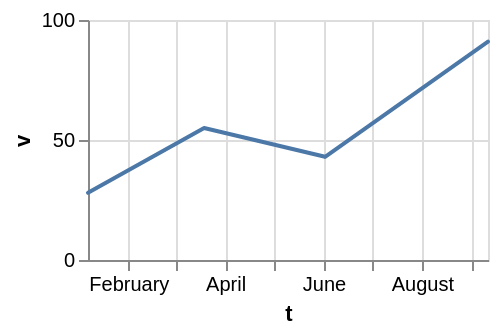

Specify this chart in Vega-Lite:
### Vega-Lite specification from a JSON file in a GitHub repository (floating-point values rounded to 4 significant figures)
{"$schema": "https://vega.github.io/schema/vega-lite/v6.json", "width": 200, "height": 120, "data": {"values": [{"c": "alpha", "v": 28, "w": 3, "t": "2024-01-07"}, {"c": "beta", "v": 55, "w": 7, "t": "2024-03-19"}, {"c": "gamma", "v": 43, "w": 5, "t": "2024-06-02"}, {"c": "delta", "v": 91, "w": 9, "t": "2024-09-11"}]}, "mark": {"type": "trail", "cursor": "vertical-text"}, "encoding": {"x": {"field": "t", "type": "temporal"}, "y": {"field": "v", "type": "quantitative"}}}
